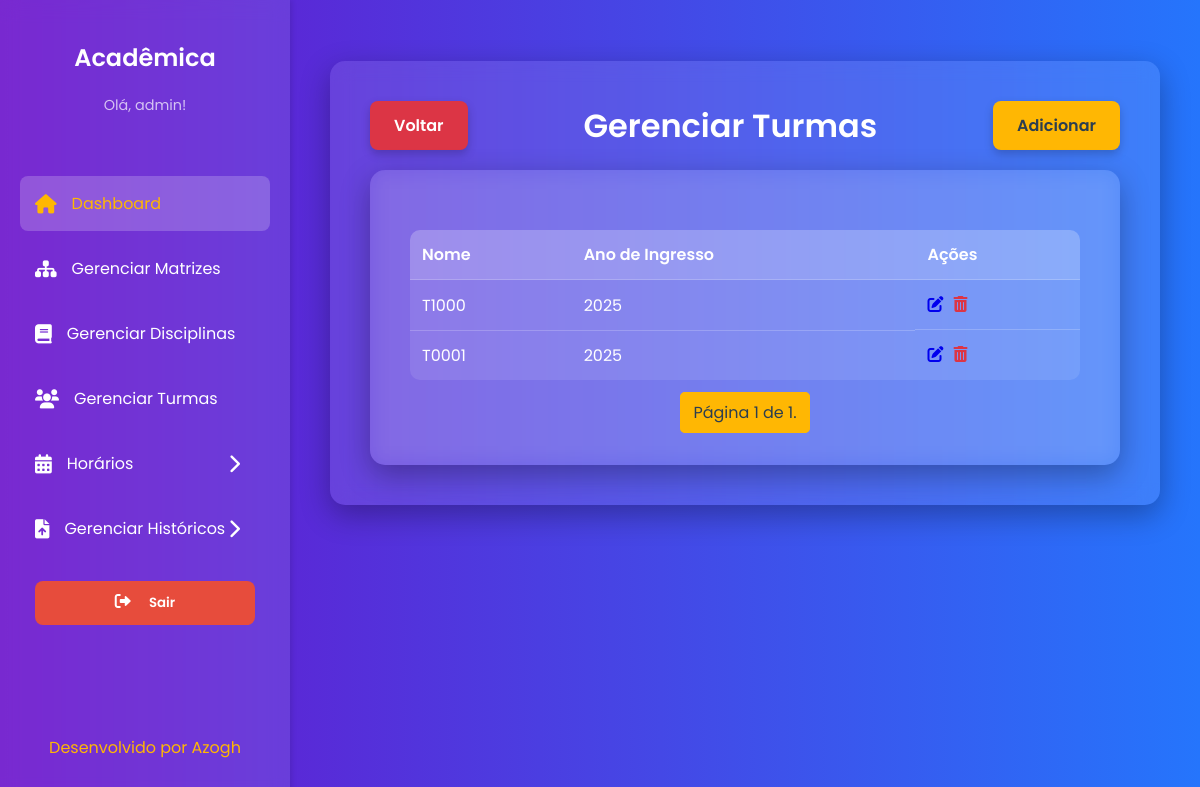
Page /turmas/ (signed in) on the earlier database version.
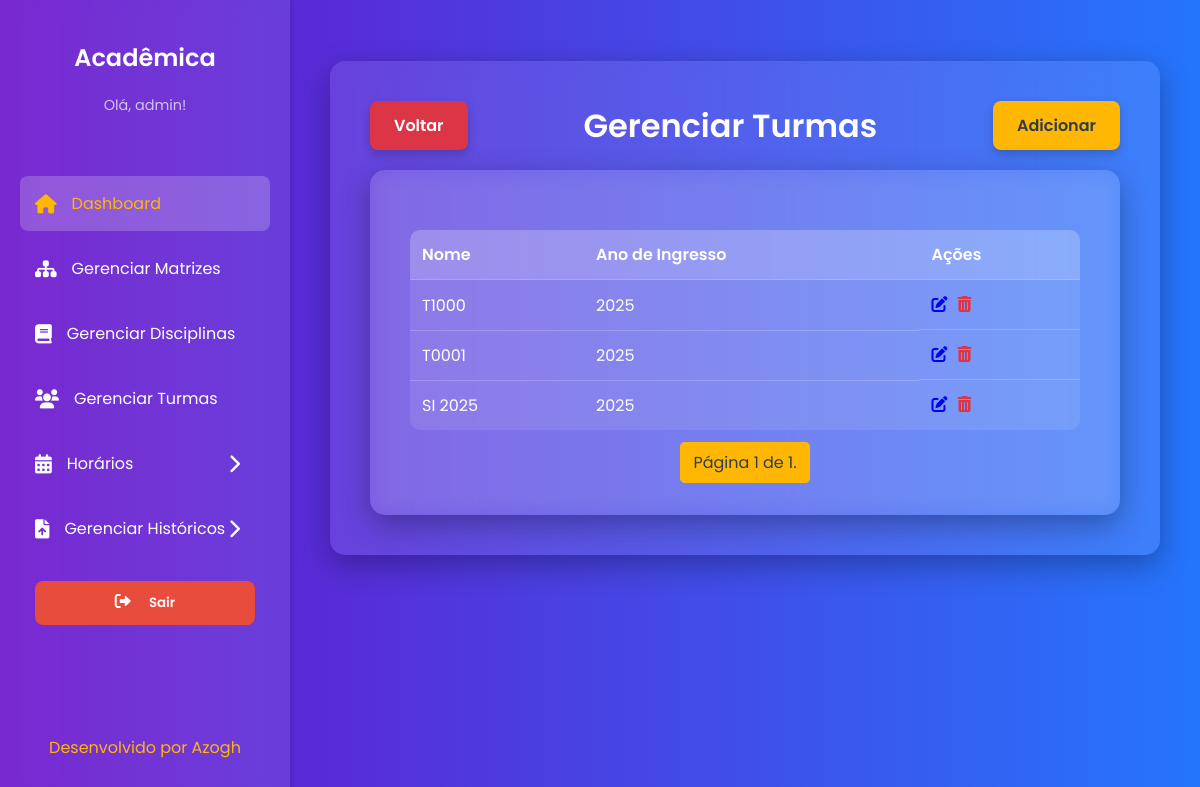
Same page on the later database version.
### core/models.py (models this page shows, shortened)
class Turma(models.Model):
    nome = models.CharField(max_length=45)
    ano_ingresso = models.IntegerField(verbose_name="Ano de Ingresso")
    usuario = models.ForeignKey(
        Usuario,
        on_delete=models.CASCADE,
        verbose_name="Criado por"
    )
    class Meta:
        db_table = 'TURMA'
        verbose_name = "Turma"
        verbose_name_plural = "Turmas"

### core/views.py (the view)
# urls.py: path('turmas/', views.listar_turmas, name='listar_turmas'),
@login_required
def listar_turmas(request):
    turmas_list = Turma.objects.all().order_by('-ano_ingresso')
    ano = request.GET.get('ano')
    if ano:
        turmas_list = turmas_list.filter(ano_ingresso=ano)
    anos_disponiveis = Turma.objects.values_list('ano_ingresso', flat=True).distinct().order_by('-ano_ingresso')
    paginator = Paginator(turmas_list, 10)
    page = request.GET.get('page')
    try:
        turmas = paginator.page(page)
    except PageNotAnInteger:
        turmas = paginator.page(1)
    except EmptyPage:
        turmas = paginator.page(paginator.num_pages)
    return render(request, 'core/turmas/listar_turmas.html', {
        'turmas': turmas,
        'anos_disponiveis': anos_disponiveis
    })

### core/templates/core/turmas/listar_turmas.html (shortened to what this page needs)
{% extends 'core/base.html' %}
{% load static %}
{% block content %}
    <div style="display: flex; justify-content: space-between; align-items: center; margin-bottom: 20px;">
        <a href="{% url 'painel' %}" class="cancel-button">Voltar</a>
        <h1 style="margin: 0; text-align: center; flex-grow: 1;">Gerenciar Turmas</h1>
        <a href="{% url 'adicionar_turma' %}" class="cta-button">Adicionar</a>
    </div>
    <div class="content-card">
        <table>
            <thead>
                <tr>
                    <th>Nome</th>
                    <th>Ano de Ingresso</th>
                    <th>Ações</th>
                </tr>
            </thead>
            <tbody>
                {% for turma in turmas %}
                <tr>
                    <td>{{ turma.nome }}</td>
                    <td>{{ turma.ano_ingresso }}</td>
                    <td style="display: flex; gap: 10px;">
                        <a href="{% url 'editar_turma' turma.pk %}"><i class="fas fa-pen-to-square"></i></a>
                        <a href="{% url 'excluir_turma' turma.pk %}" style="color: #dc3545;"><i class="fas fa-trash-can"></i></a>
                    </td>
                </tr>
                {% empty %}
                <tr>
                    <td colspan="3">Nenhuma turma encontrada.</td>
                </tr>
                {% endfor %}
            </tbody>
        </table>
        <div class="pagination">
            <span class="step-links">
                <span class="current">
                    Página {{ turmas.number }} de {{ turmas.paginator.num_pages }}.
                </span>
            </span>
        </div>
    </div>
{% endblock %}

Differences in the rows shown:
added Turma: nome "SI 2025", ano_ingresso "2025"
